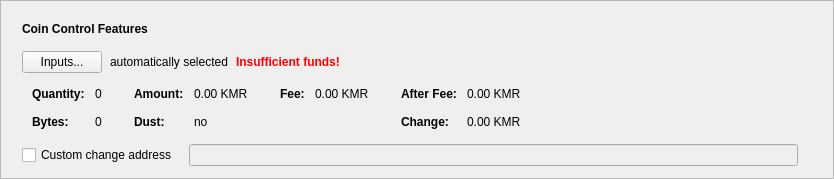
      <widget class="QFrame" name="frameCoinControl">
       <property name="sizePolicy">
        <sizepolicy hsizetype="Expanding" vsizetype="Fixed">
         <horstretch>0</horstretch>
         <verstretch>0</verstretch>
        </sizepolicy>
       </property>
       <property name="frameShape">
        <enum>QFrame::StyledPanel</enum>
       </property>
       <property name="frameShadow">
        <enum>QFrame::Raised</enum>
       </property>
       <layout class="QVBoxLayout" name="verticalLayout_2">
        <item>
         <layout class="QVBoxLayout" name="verticalLayoutCoinControl" stretch="0,0,0,0,0">
          <property name="spacing">
           <number>0</number>
          </property>
          <property name="sizeConstraint">
           <enum>QLayout::SetDefaultConstraint</enum>
          </property>
          <property name="leftMargin">
           <number>10</number>
          </property>
          <property name="topMargin">
           <number>10</number>
          </property>
          <item>
           <layout class="QHBoxLayout" name="horizontalLayoutCoinControl1">
            <property name="bottomMargin">
             <number>15</number>
            </property>
            <item>
             <widget class="QLabel" name="labelCoinControlFeatures">
              <property name="sizePolicy">
               <sizepolicy hsizetype="Preferred" vsizetype="Maximum">
                <horstretch>0</horstretch>
                <verstretch>0</verstretch>
               </sizepolicy>
              </property>
              <property name="font">
               <font>
                <weight>75</weight>
                <bold>true</bold>
               </font>
              </property>
              <property name="styleSheet">
               <string notr="true">font-weight:bold;</string>
              </property>
              <property name="text">
               <string>Coin Control Features</string>
              </property>
             </widget>
            </item>
           </layout>
          </item>
          <item>
           <layout class="QHBoxLayout" name="horizontalLayoutCoinControl2" stretch="0,0,0,0">
            <property name="spacing">
             <number>8</number>
            </property>
            <property name="bottomMargin">
             <number>10</number>
            </property>
            <item>
             <widget class="QPushButton" name="pushButtonCoinControl">
              <property name="styleSheet">
               <string notr="true"/>
              </property>
              <property name="text">
               <string>Inputs...</string>
              </property>
              <property name="autoDefault">
               <bool>false</bool>
              </property>
             </widget>
            </item>
            <item>
             <widget class="QLabel" name="labelCoinControlAutomaticallySelected">
              <property name="text">
               <string>automatically selected</string>
              </property>
              <property name="margin">
               <number>5</number>
              </property>
             </widget>
            </item>
            <item>
             <widget class="QLabel" name="labelCoinControlInsuffFunds">
              <property name="font">
               <font>
                <weight>75</weight>
                <bold>true</bold>
               </font>
              </property>
              <property name="styleSheet">
               <string notr="true">color:red;font-weight:bold;</string>
              </property>
              <property name="text">
               <string>Insufficient funds!</string>
              </property>
              <property name="margin">
               <number>5</number>
              </property>
             </widget>
            </item>
            <item>
             <spacer name="horizontalSpacerCoinControl">
              <property name="orientation">
               <enum>Qt::Horizontal</enum>
              </property>
              <property name="sizeHint" stdset="0">
               <size>
                <width>40</width>
                <height>1</height>
               </size>
              </property>
             </spacer>
            </item>
           </layout>
          </item>
          <item>
           <widget class="QWidget" name="widgetCoinControl" native="true">
            <property name="sizePolicy">
             <sizepolicy hsizetype="Preferred" vsizetype="Preferred">
              <horstretch>0</horstretch>
              <verstretch>0</verstretch>
             </sizepolicy>
            </property>
            <property name="minimumSize">
             <size>
              <width>0</width>
              <height>0</height>
             </size>
            </property>
            <property name="styleSheet">
             <string notr="true"/>
            </property>
            <layout class="QHBoxLayout" name="horizontalLayoutCoinControl5">
             <property name="leftMargin">
              <number>0</number>
             </property>
             <property name="topMargin">
              <number>0</number>
             </property>
             <property name="rightMargin">
              <number>0</number>
             </property>
             <property name="bottomMargin">
              <number>0</number>
             </property>
             <item>
              <layout class="QHBoxLayout" name="horizontalLayoutCoinControl3" stretch="0,0,0,1">
               <property name="spacing">
                <number>20</number>
               </property>
               <property name="topMargin">
                <number>0</number>
               </property>
               <property name="bottomMargin">
                <number>10</number>
               </property>
               <item>
                <layout class="QFormLayout" name="formLayoutCoinControl1">
                 <property name="horizontalSpacing">
                  <number>10</number>
                 </property>
                 <property name="verticalSpacing">
                  <number>14</number>
                 </property>
                 <property name="leftMargin">
                  <number>10</number>
                 </property>
                 <property name="topMargin">
                  <number>4</number>
                 </property>
                 <property name="rightMargin">
                  <number>6</number>
                 </property>
                 <item row="0" column="0">
                  <widget class="QLabel" name="labelCoinControlQuantityText">
                   <property name="font">
                    <font>
                     <weight>75</weight>
                     <bold>true</bold>
                    </font>
                   </property>
                   <property name="text">
                    <string>Quantity:</string>
                   </property>
                   <property name="margin">
                    <number>0</number>
                   </property>
                  </widget>
                 </item>
                 <item row="0" column="1">
                  <widget class="QLabel" name="labelCoinControlQuantity">
                   <property name="cursor">
                    <cursorShape>IBeamCursor</cursorShape>
                   </property>
                   <property name="contextMenuPolicy">
                    <enum>Qt::ActionsContextMenu</enum>
                   </property>
                   <property name="text">
                    <string notr="true">0</string>
                   </property>
                   <property name="margin">
                    <number>0</number>
                   </property>
                   <property name="textInteractionFlags">
                    <set>Qt::LinksAccessibleByMouse|Qt::TextSelectableByKeyboard|Qt::TextSelectableByMouse</set>
                   </property>
                  </widget>
                 </item>
                 <item row="1" column="0">
                  <widget class="QLabel" name="labelCoinControlBytesText">
                   <property name="font">
                    <font>
                     <weight>75</weight>
                     <bold>true</bold>
                    </font>
                   </property>
                   <property name="text">
                    <string>Bytes:</string>
                   </property>
                  </widget>
                 </item>
                 <item row="1" column="1">
                  <widget class="QLabel" name="labelCoinControlBytes">
                   <property name="cursor">
                    <cursorShape>IBeamCursor</cursorShape>
                   </property>
                   <property name="contextMenuPolicy">
                    <enum>Qt::ActionsContextMenu</enum>
                   </property>
                   <property name="text">
                    <string notr="true">0</string>
                   </property>
                   <property name="textInteractionFlags">
                    <set>Qt::LinksAccessibleByMouse|Qt::TextSelectableByKeyboard|Qt::TextSelectableByMouse</set>
                   </property>
                  </widget>
                 </item>
                </layout>
               </item>
               <item>
                <layout class="QFormLayout" name="formLayoutCoinControl2">
                 <property name="horizontalSpacing">
                  <number>10</number>
                 </property>
                 <property name="verticalSpacing">
                  <number>14</number>
                 </property>
                 <property name="leftMargin">
                  <number>6</number>
                 </property>
                 <property name="topMargin">
                  <number>4</number>
                 </property>
                 <property name="rightMargin">
                  <number>6</number>
                 </property>
                 <item row="0" column="0">
                  <widget class="QLabel" name="labelCoinControlAmountText">
                   <property name="font">
                    <font>
                     <weight>75</weight>
                     <bold>true</bold>
                    </font>
                   </property>
                   <property name="text">
                    <string>Amount:</string>
                   </property>
                   <property name="margin">
                    <number>0</number>
                   </property>
                  </widget>
                 </item>
                 <item row="0" column="1">
                  <widget class="QLabel" name="labelCoinControlAmount">
                   <property name="cursor">
                    <cursorShape>IBeamCursor</cursorShape>
                   </property>
                   <property name="contextMenuPolicy">
                    <enum>Qt::ActionsContextMenu</enum>
                   </property>
                   <property name="text">
                    <string notr="true">0.00 KMR</string>
                   </property>
                   <property name="textInteractionFlags">
                    <set>Qt::LinksAccessibleByMouse|Qt::TextSelectableByKeyboard|Qt::TextSelectableByMouse</set>
                   </property>
                  </widget>
                 </item>
                 <item row="1" column="0">
                  <widget class="QLabel" name="labelCoinControlLowOutputText">
                   <property name="font">
                    <font>
                     <weight>75</weight>
                     <bold>true</bold>
                    </font>
                   </property>
                   <property name="text">
                    <string>Dust:</string>
                   </property>
                  </widget>
                 </item>
                 <item row="1" column="1">
                  <widget class="QLabel" name="labelCoinControlLowOutput">
                   <property name="cursor">
                    <cursorShape>IBeamCursor</cursorShape>
                   </property>
                   <property name="contextMenuPolicy">
                    <enum>Qt::ActionsContextMenu</enum>
                   </property>
                   <property name="text">
                    <string notr="true">no</string>
                   </property>
                   <property name="textInteractionFlags">
                    <set>Qt::LinksAccessibleByMouse|Qt::TextSelectableByKeyboard|Qt::TextSelectableByMouse</set>
                   </property>
                  </widget>
                 </item>
                </layout>
               </item>
               <item>
                <layout class="QFormLayout" name="formLayoutCoinControl3">
                 <property name="horizontalSpacing">
                  <number>10</number>
                 </property>
                 <property name="verticalSpacing">
                  <number>14</number>
                 </property>
                 <property name="leftMargin">
                  <number>6</number>
                 </property>
                 <property name="topMargin">
                  <number>4</number>
                 </property>
                 <property name="rightMargin">
                  <number>6</number>
                 </property>
                 <item row="0" column="0">
                  <widget class="QLabel" name="labelCoinControlFeeText">
                   <property name="font">
                    <font>
                     <weight>75</weight>
                     <bold>true</bold>
                    </font>
                   </property>
                   <property name="text">
                    <string>Fee:</string>
                   </property>
                   <property name="margin">
                    <number>0</number>
                   </property>
                  </widget>
                 </item>
                 <item row="0" column="1">
                  <widget class="QLabel" name="labelCoinControlFee">
                   <property name="cursor">
                    <cursorShape>IBeamCursor</cursorShape>
                   </property>
                   <property name="contextMenuPolicy">
                    <enum>Qt::ActionsContextMenu</enum>
                   </property>
                   <property name="text">
                    <string notr="true">0.00 KMR</string>
                   </property>
                   <property name="textInteractionFlags">
                    <set>Qt::LinksAccessibleByMouse|Qt::TextSelectableByKeyboard|Qt::TextSelectableByMouse</set>
                   </property>
                  </widget>
                 </item>
                </layout>
               </item>
               <item>
                <layout class="QFormLayout" name="formLayoutCoinControl4">
                 <property name="horizontalSpacing">
                  <number>10</number>
                 </property>
                 <property name="verticalSpacing">
                  <number>14</number>
                 </property>
                 <property name="leftMargin">
                  <number>6</number>
                 </property>
                 <property name="topMargin">
                  <number>4</number>
                 </property>
                 <property name="rightMargin">
                  <number>6</number>
                 </property>
                 <item row="0" column="0">
                  <widget class="QLabel" name="labelCoinControlAfterFeeText">
                   <property name="font">
                    <font>
                     <weight>75</weight>
                     <bold>true</bold>
                    </font>
                   </property>
                   <property name="text">
                    <string>After Fee:</string>
                   </property>
                   <property name="margin">
                    <number>0</number>
                   </property>
                  </widget>
                 </item>
                 <item row="0" column="1">
                  <widget class="QLabel" name="labelCoinControlAfterFee">
                   <property name="cursor">
                    <cursorShape>IBeamCursor</cursorShape>
                   </property>
                   <property name="contextMenuPolicy">
                    <enum>Qt::ActionsContextMenu</enum>
                   </property>
                   <property name="text">
                    <string notr="true">0.00 KMR</string>
                   </property>
                   <property name="textInteractionFlags">
                    <set>Qt::LinksAccessibleByMouse|Qt::TextSelectableByKeyboard|Qt::TextSelectableByMouse</set>
                   </property>
                  </widget>
                 </item>
                 <item row="1" column="0">
                  <widget class="QLabel" name="labelCoinControlChangeText">
                   <property name="font">
                    <font>
                     <weight>75</weight>
                     <bold>true</bold>
                    </font>
                   </property>
                   <property name="text">
                    <string>Change:</string>
                   </property>
                  </widget>
                 </item>
                 <item row="1" column="1">
                  <widget class="QLabel" name="labelCoinControlChange">
                   <property name="cursor">
                    <cursorShape>IBeamCursor</cursorShape>
                   </property>
                   <property name="contextMenuPolicy">
                    <enum>Qt::ActionsContextMenu</enum>
                   </property>
                   <property name="text">
                    <string notr="true">0.00 KMR</string>
                   </property>
                   <property name="textInteractionFlags">
                    <set>Qt::LinksAccessibleByMouse|Qt::TextSelectableByKeyboard|Qt::TextSelectableByMouse</set>
                   </property>
                  </widget>
                 </item>
                </layout>
               </item>
              </layout>
             </item>
            </layout>
           </widget>
          </item>
          <item>
           <layout class="QHBoxLayout" name="horizontalLayoutCoinControl4" stretch="0,0,0">
            <property name="spacing">
             <number>12</number>
            </property>
            <property name="sizeConstraint">
             <enum>QLayout::SetDefaultConstraint</enum>
            </property>
            <property name="topMargin">
             <number>5</number>
            </property>
            <property name="rightMargin">
             <number>5</number>
            </property>
            <item>
             <widget class="QCheckBox" name="checkBoxCoinControlChange">
              <property name="toolTip">
               <string>If this is activated, but the change address is empty or invalid, change will be sent to a newly generated address.</string>
              </property>
              <property name="text">
               <string>Custom change address</string>
              </property>
             </widget>
            </item>
            <item>
             <widget class="QValidatedLineEdit" name="lineEditCoinControlChange">
              <property name="enabled">
               <bool>false</bool>
              </property>
              <property name="sizePolicy">
               <sizepolicy hsizetype="Expanding" vsizetype="Fixed">
                <horstretch>0</horstretch>
                <verstretch>0</verstretch>
               </sizepolicy>
              </property>
             </widget>
            </item>
            <item>
             <widget class="QLabel" name="labelCoinControlChangeLabel">
              <property name="sizePolicy">
               <sizepolicy hsizetype="Preferred" vsizetype="Expanding">
                <horstretch>0</horstretch>
                <verstretch>0</verstretch>
               </sizepolicy>
              </property>
              <property name="minimumSize">
               <size>
                <width>0</width>
                <height>0</height>
               </size>
              </property>
              <property name="text">
               <string/>
              </property>
              <property name="margin">
               <number>3</number>
              </property>
             </widget>
            </item>
           </layout>
          </item>
          <item>
           <spacer name="verticalSpacerCoinControl">
            <property name="orientation">
             <enum>Qt::Vertical</enum>
            </property>
            <property name="sizeType">
             <enum>QSizePolicy::Expanding</enum>
            </property>
            <property name="sizeHint" stdset="0">
             <size>
              <width>800</width>
              <height>1</height>
             </size>
            </property>
           </spacer>
          </item>
         </layout>
        </item>
       </layout>
      </widget>
